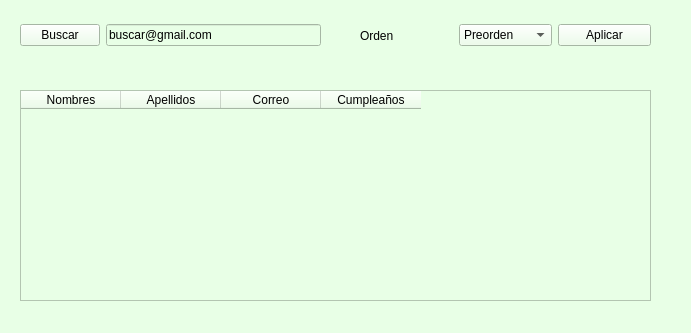
<?xml version="1.0" encoding="UTF-8"?>
<ui version="4.0">
 <class>Widget_CtrUser_Admin</class>
 <widget class="QWidget" name="Widget_CtrUser_Admin">
  <property name="geometry">
   <rect>
    <x>0</x>
    <y>0</y>
    <width>691</width>
    <height>333</height>
   </rect>
  </property>
  <property name="windowTitle">
   <string>Form</string>
  </property>
  <property name="styleSheet">
   <string notr="true">background-color: rgb(232, 255, 230);</string>
  </property>
  <widget class="QTableWidget" name="tableWidget">
   <property name="geometry">
    <rect>
     <x>20</x>
     <y>90</y>
     <width>631</width>
     <height>211</height>
    </rect>
   </property>
   <property name="frameShadow">
    <enum>QFrame::Shadow::Plain</enum>
   </property>
   <property name="showGrid">
    <bool>false</bool>
   </property>
   <property name="wordWrap">
    <bool>true</bool>
   </property>
   <column>
    <property name="text">
     <string>Nombres</string>
    </property>
   </column>
   <column>
    <property name="text">
     <string>Apellidos</string>
    </property>
   </column>
   <column>
    <property name="text">
     <string>Correo</string>
    </property>
   </column>
   <column>
    <property name="text">
     <string>Cumpleaños</string>
    </property>
   </column>
  </widget>
  <widget class="QWidget" name="layoutWidget">
   <property name="geometry">
    <rect>
     <x>20</x>
     <y>20</y>
     <width>301</width>
     <height>31</height>
    </rect>
   </property>
   <layout class="QHBoxLayout" name="horizontalLayout">
    <item>
     <widget class="QPushButton" name="pushButton">
      <property name="text">
       <string>Buscar</string>
      </property>
     </widget>
    </item>
    <item>
     <widget class="QLineEdit" name="lineEdit">
      <property name="text">
       <string>buscar@gmail.com</string>
      </property>
     </widget>
    </item>
   </layout>
  </widget>
  <widget class="QWidget" name="layoutWidget">
   <property name="geometry">
    <rect>
     <x>360</x>
     <y>20</y>
     <width>291</width>
     <height>31</height>
    </rect>
   </property>
   <layout class="QHBoxLayout" name="horizontalLayout_2">
    <item>
     <widget class="QLabel" name="label">
      <property name="text">
       <string>Orden</string>
      </property>
     </widget>
    </item>
    <item>
     <widget class="QComboBox" name="comboBox">
      <item>
       <property name="text">
        <string>Preorden</string>
       </property>
      </item>
      <item>
       <property name="text">
        <string>Inorden</string>
       </property>
      </item>
      <item>
       <property name="text">
        <string>Postorden</string>
       </property>
      </item>
     </widget>
    </item>
    <item>
     <widget class="QPushButton" name="pushButton_2">
      <property name="text">
       <string>Aplicar</string>
      </property>
     </widget>
    </item>
   </layout>
  </widget>
 </widget>
 <resources/>
 <connections/>
</ui>
